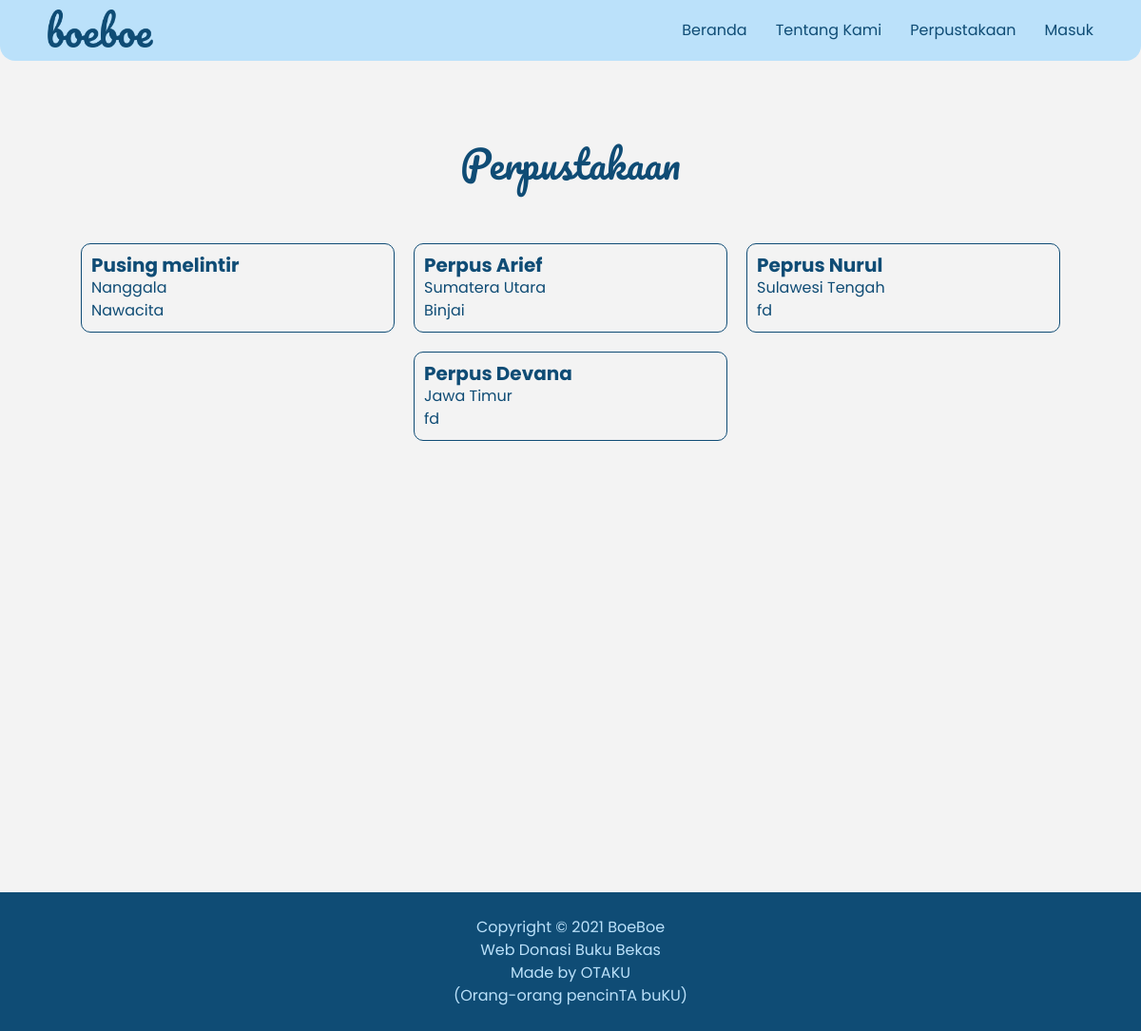
/welcome/daftarPerpustakaan.php, run on an earlier commit of the app's database.
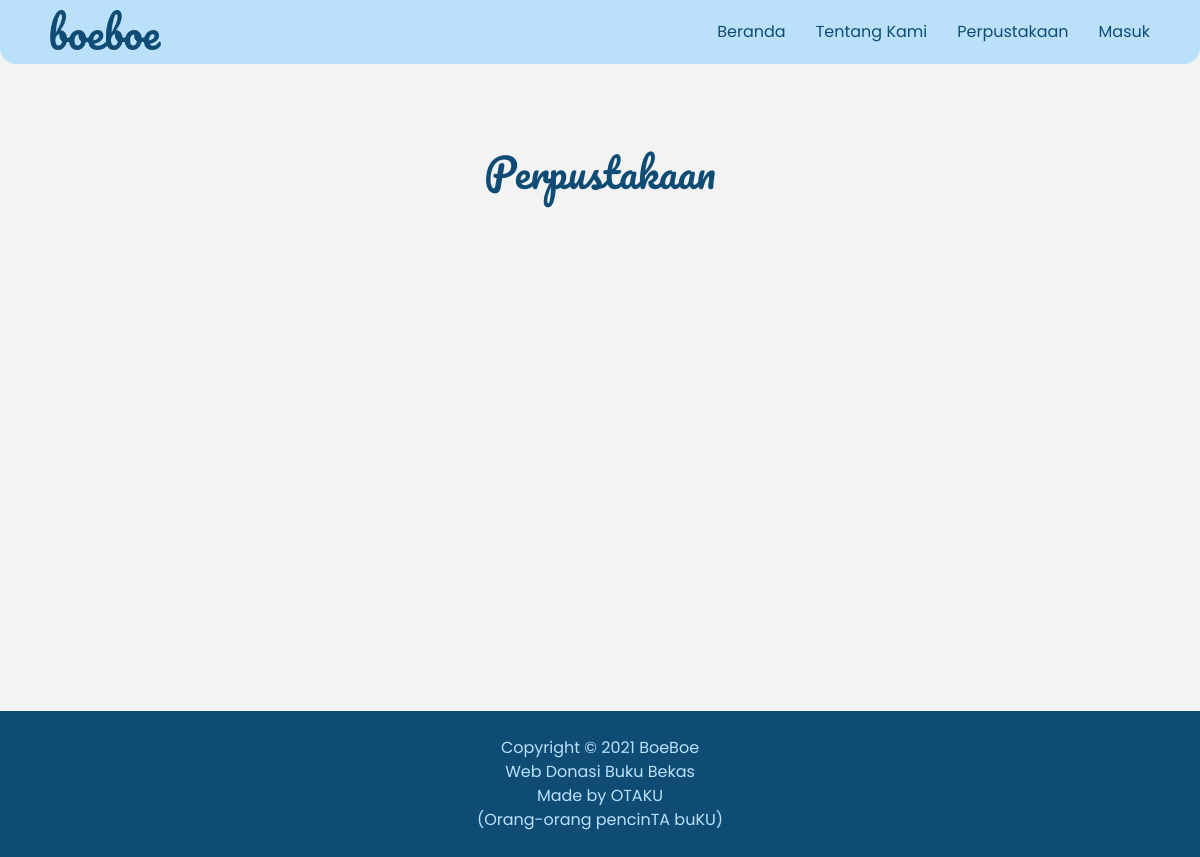
And on a later commit of the database.
### tables this page shows
CREATE TABLE `perpus_daftar` (
  `id_perpus` int(11) NOT NULL,
  `id_loginPerpus` int(11) NOT NULL,
  `namaPengelola_perpus` varchar(100) NOT NULL,
  `nama_perpus` varchar(100) NOT NULL,
  `tahunBerdiri_perpus` varchar(50) NOT NULL,
  `noIzin_perpus` int(50) NOT NULL,
  `id_alamatPerpus` int(11) NOT NULL,
  `id_kategoriPerpus` int(11) NOT NULL,
  `noTelepon_perpus` int(50) NOT NULL,
  `tentang_perpus` varchar(100) NOT NULL,
  `gambar_perpus` varchar(100) NOT NULL
);

CREATE TABLE `perpus_alamat` (
  `id_alamatPerpusAktif` int(11) NOT NULL,
  `provinsi` varchar(100) NOT NULL,
  `kabupaten_kota` varchar(100) NOT NULL,
  `kecamatan` varchar(100) NOT NULL,
  `desa_kelurahan` varchar(100) NOT NULL,
  `rt` varchar(50) NOT NULL,
  `rw` varchar(50) NOT NULL,
  `jalan` varchar(100) NOT NULL,
  `kodePos` int(5) NOT NULL
);

### welcome/daftarPerpustakaan.php (the view, shortened to what this page needs)
<?php
    require "../action/config.php";
    $query = "SELECT perpus_daftar.nama_perpus,
    perpus_alamat.provinsi, perpus_alamat.kabupaten_kota, perpus_daftar.id_perpus
    FROM `perpus_daftar` JOIN `perpus_alamat` ON perpus_alamat.id_alamatPerpusAktif = perpus_daftar.id_alamatPerpus";
    $result = mysqli_query($conn, $query);
?>
<!DOCTYPE html>
<html lang="id">
<head>
    <link href="https://cdn.jsdelivr.net/npm/bootstrap@5.0.0-beta3/dist/css/bootstrap.min.css" rel="stylesheet"
>
</head>
<body>
    <header>
        <div class="header">
            <img src="../image/logo-boeboe.png" alt="logo-boeboe">
        </div>
        <div class="navi">
            <ul>
                <li><a href="../index.php">Beranda</a></li>
                <li><a href="../index.php#tentang-kami">Tentang Kami</a></li>
                <li><a href="#">Perpustakaan</a></li>
                <li><a href="#" class="masuk" type="button" data-bs-toggle="modal"
                        data-bs-target="#exampleModal">Masuk</a></li>
            </ul>
        </div>
    </header>
    <div class="main-perpus">
        <h1>Perpustakaan</h1>
        <div class="perpus-content">
        <?php while($data = mysqli_fetch_assoc($result)):?>
            <a class="content" href="lihatPerpus.php?id=<?php echo $data['id_perpus'];?>">
                <h5><?php echo $data['nama_perpus']?></h5>
                <p><?php echo $data['provinsi']?></p>
                <p><?php echo $data['kabupaten_kota']?></p>
            </a>
        <?php endwhile; ?>
        </div>
    </div>
    <footer>
        <p>Copyright &#169 2021 BoeBoe<br>Web Donasi Buku Bekas</p>
        <p>Made by OTAKU<br>(Orang-orang pencinTA buKU)</p>
    </footer>
</body>
</html>

What changed in the data, as far as the page shows it:
removed perpus_daftar: nama_perpus "Pusing melintir", id_alamatPerpus.provinsi "Nanggala", id_alamatPerpus.kabupaten_kota "Nawacita"
removed perpus_daftar: nama_perpus "Perpus Arief", id_alamatPerpus.provinsi "Sumatera Utara", id_alamatPerpus.kabupaten_kota "Binjai"
removed perpus_daftar: nama_perpus "Peprus Nurul", id_alamatPerpus.provinsi "Sulawesi Tengah", id_alamatPerpus.kabupaten_kota "fd"
removed perpus_daftar: nama_perpus "Perpus Devana", id_alamatPerpus.provinsi "Jawa Timur", id_alamatPerpus.kabupaten_kota "fd"
